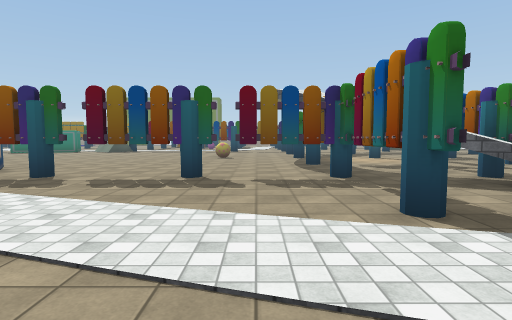
[1] (above)

24 first-person views from a walk through a 3-D level made in the Unity game engine. The camera is 1.5 m above the floor, tilts 4° down and sees 80° across. The floor is counted in squares, 2 m on a side. Each view is taken from the middle of a square. On the plan, view 1 faces up. The plan holds only what a view shows up to about 10 squares ahead; the rest is blank. The place goes on beyond the plan. Some animated figures are left out. Some surface patterns are stand-ins.

[2]
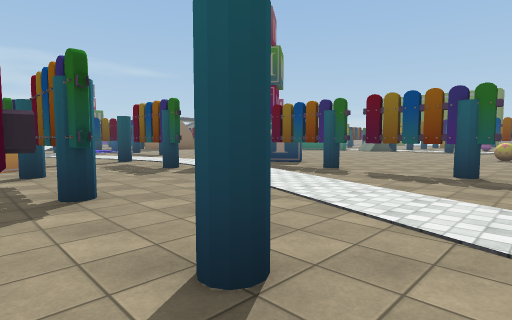

[3]
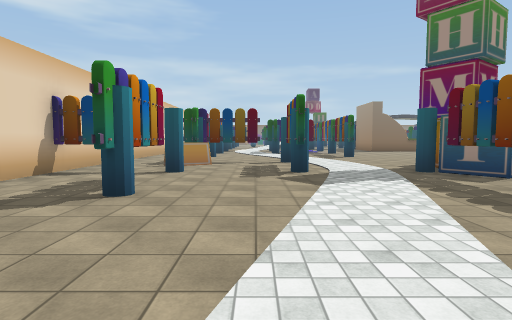

[4]
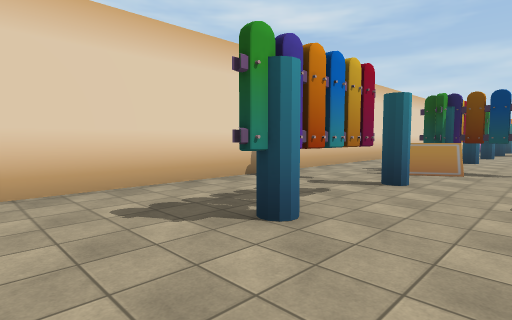

[5]
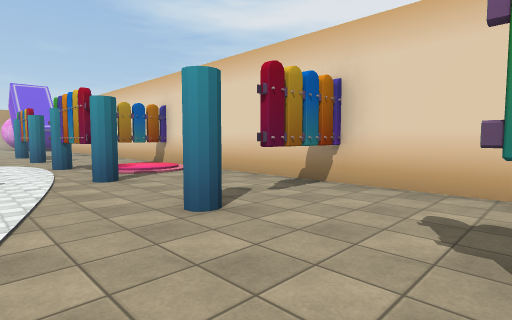

[6]
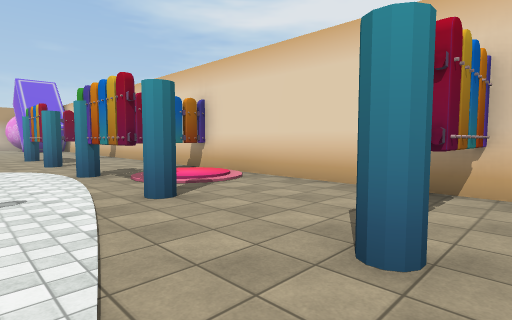

[7]
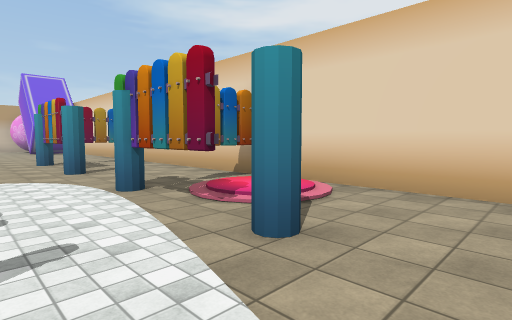

[8]
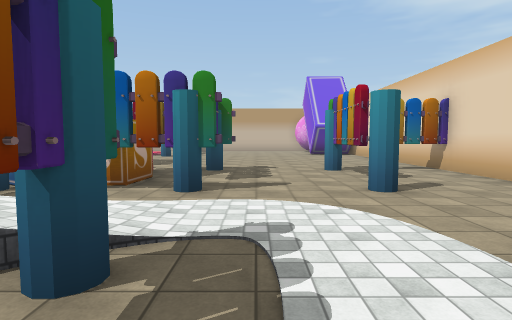

[9]
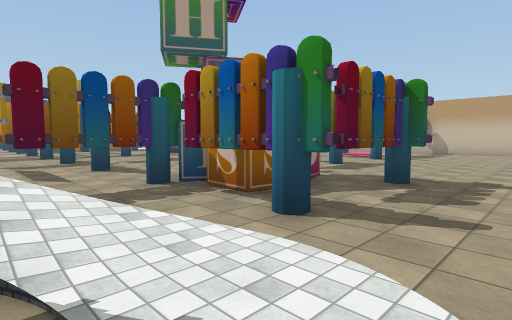

[10]
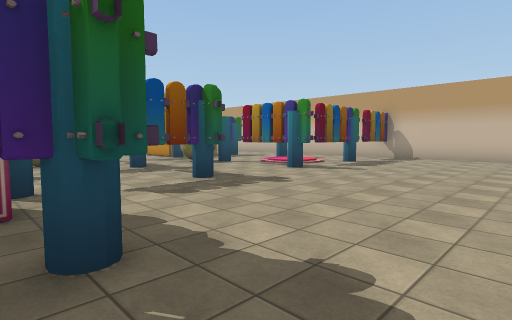

[11]
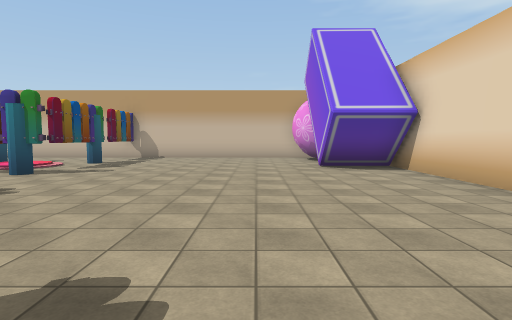

[12]
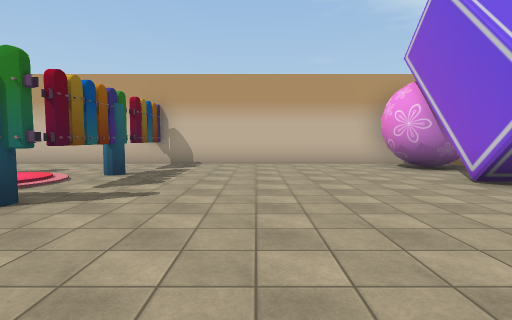

[13]
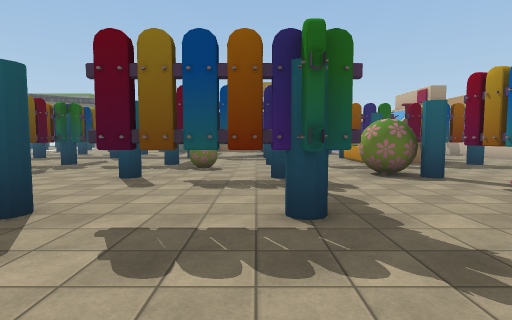

[14]
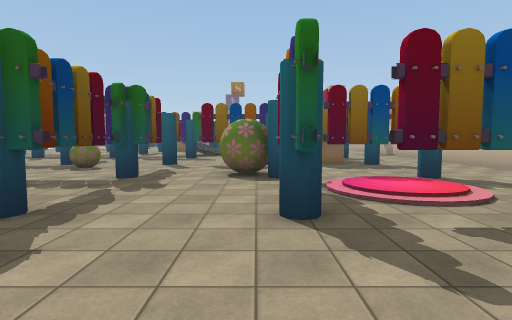

[15]
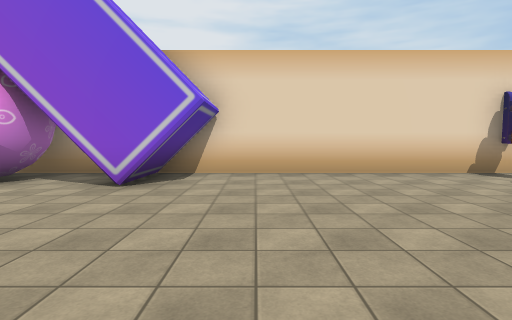

[16]
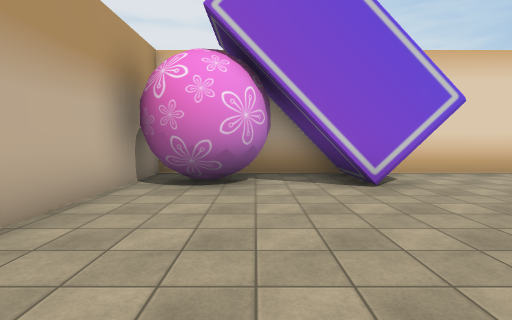

[17]
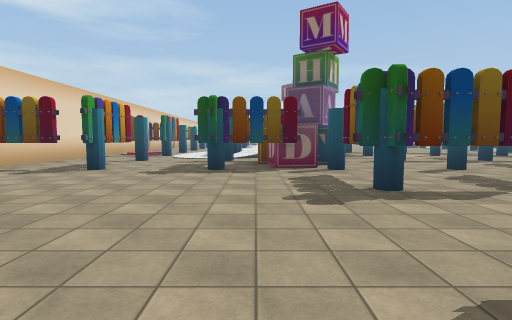

[18]
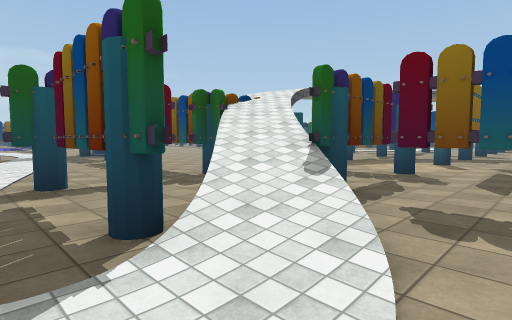

[19]
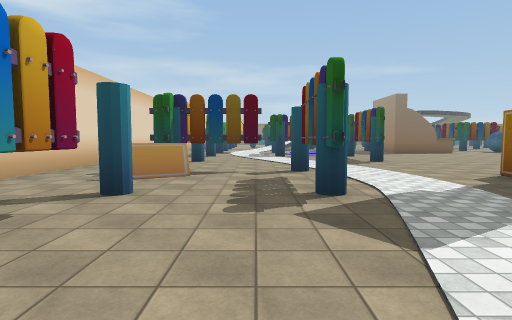

[20]
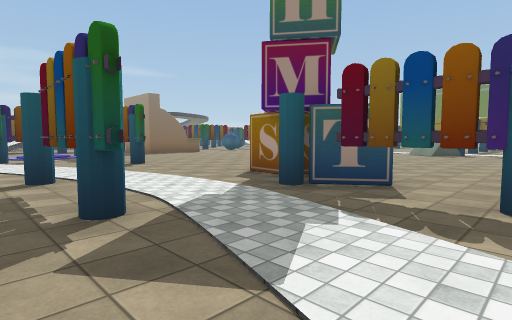

[21]
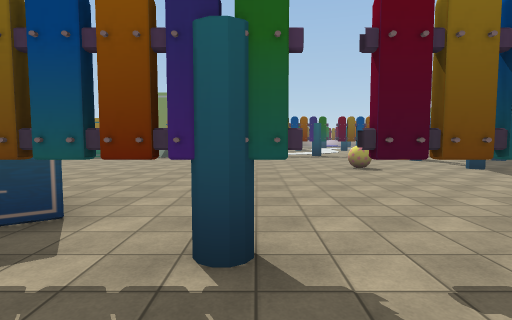

[22]
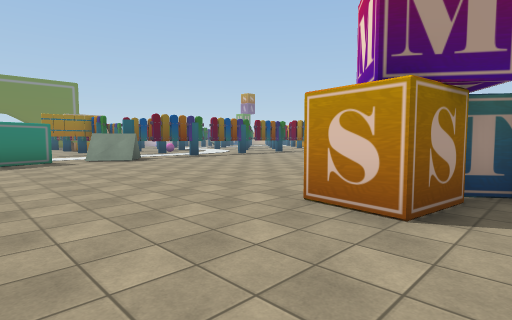

[23]
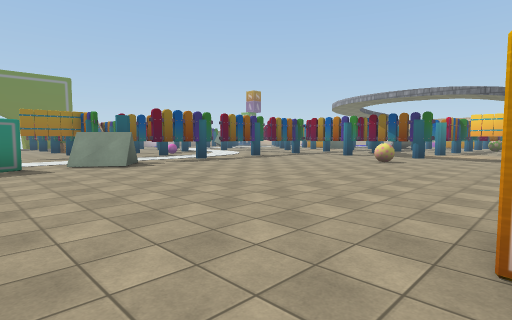

[24]
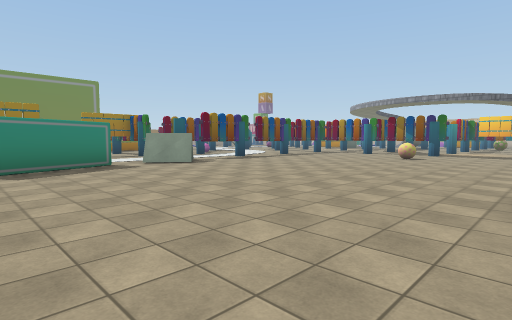

### Floor plan
Key: @ floor where view 1 was taken; # wall or solid block; x gap in a wall; . main floor; : floor 0.25 m higher than the main floor; / step, stairs or slope; P pole; T thing the floor can be seen under or through; B ball; O other object.
Columns run from 13 left of view 1 to 22 right of it. Each row starts with its distance up from view 1.
 18       P
 17   OOOOO.
 16  O...O...
 15  .........
 14  .............. ....
 13 ............... .....#.. .....OO...#
 12 ............B..P..P#####P..P#O #P..#
 11 ...................x.#...B.x.......#
 10 ................... .#.....#.B.....#
  9 ...............P TP..P..P #P.P.#P..#
  8 ....OOO........   T........x.x.:/..#
  7 ....OOOO.......   T........#.#.:/..#
  6 P.....P##PTTPTTT TPTTPO.P#PP.P.#Px##
  5 ...............T //..OOO...........#
  4 ...............T.///.OOO#..........#
  3 ...Px#P........P##P..P##P..........#
  2 ...x...............................#
  1 ...#...............................#
  0 Px PO.Px#P..P@.P##P..P##P..........#
 -1    ...x.....x...:/x.....x......##OO#
 -2   ....#.....#...: #.....#......##OO#
 -3  ###################################

Positions as (right, up) in squares from view 1, and headings:
1: (0, 0), facing up
2: (0, -1), facing up-left
3: (0, 2), facing left
4: (-2, 2), facing down-left
5: (-4, 2), facing down-right
6: (-2, 2), facing down-right
7: (0, 2), facing down-right
8: (3, 2), facing right
9: (5, 1), facing up-right
10: (10, 1), facing up-right
11: (10, 1), facing right
12: (13, 3), facing right
13: (13, 3), facing up
14: (16, 3), facing up
15: (16, 4), facing down
16: (20, 4), facing down
17: (18, 4), facing left
18: (7, 2), facing up-left
19: (-3, 2), facing left
20: (-4, 2), facing up-left
21: (-4, 4), facing up
22: (-12, 6), facing up-right
23: (-11, 8), facing up-right
24: (-13, 8), facing up-right
